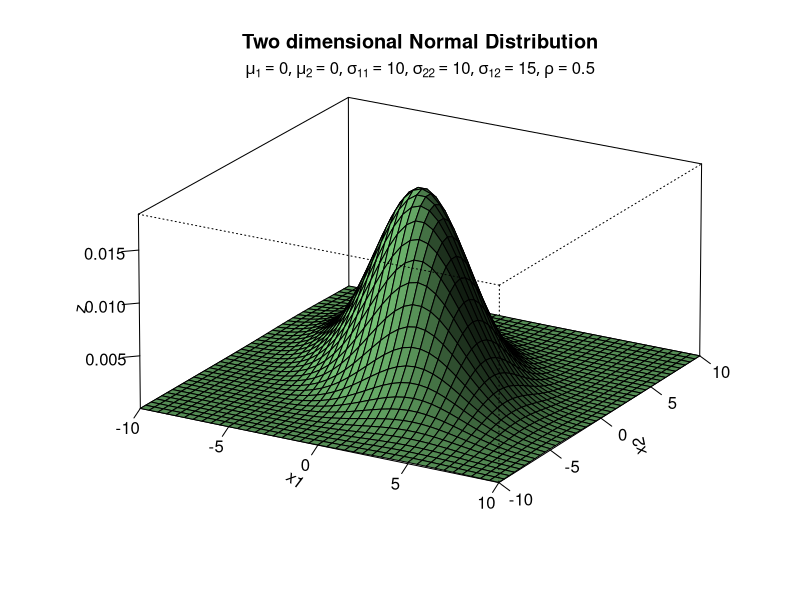

Here is the R script that generated this plot:
## ---- chunk 1
nNrAniInPed <- 8
nIdxFirstAniWithData <- 4
dfWwg <- data.frame(Kalb = c(nIdxFirstAniWithData:nNrAniInPed),
                    Geschlecht = c("M","F","F","M","M"),
                    Vater = c(1,3,1,4,3),
                    Mutter = c(NA,2,2,5,6),
                    WWG = c(4.5,2.9,3.9,3.5,5.0))
sigmae2 <- 40
sigmaa2 <- 20
alpha <- sigmae2/sigmaa2
## ---- chunk 2
dfWwgRed <- dfWwg[,c("Kalb","Geschlecht","WWG")]
knitr::kable(dfWwgRed)
## ---- chunk 3
lmWwg <- lm(WWG ~ -1 + Geschlecht, data = dfWwgRed)
summary(lmWwg)
## ---- chunk 4
aovWwg <- aov(WWG ~ -1 + Geschlecht, data = dfWwgRed)
summary(aovWwg)
## ---- chunk 5
dfWwgSire <- dfWwg[, c("Kalb", "Vater", "WWG")]
dfWwgSire[dfWwgSire$Kalb == 7,"Vater"] <- 3
knitr::kable(dfWwgSire)
## ---- chunk 6
aovWwgSire <- aov(formula = WWG ~ Vater, data = dfWwgSire)
summary(aovWwgSire)
## ---- chunk 7
nNrObs <- length(dfWwgSire)
nMeanObs <- mean(dfWwgSire$WWG)
vecWwgSireCorrected <- dfWwgSire$WWG - nMeanObs
nSsqRes <- crossprod(residuals(aovWwgSire))
nResVarEst <- nSsqRes / aovWwgSire$df.residual 
nSsqVater <- crossprod(vecWwgSireCorrected) - nSsqRes
ndfVater <- nNrObs - aovWwgSire$df.residual - 1 ### -1 comes due to intercept in model
nMsqVater <- nSsqVater / ndfVater
nVaterVarEst <- (nMsqVater - nResVarEst)/nNrObs
## ---- chunk 8
### # the following code is copied from http://www.ejwagenmakers.com/misc/Plotting_3d_in_R.pdf
mu1<-0 # setting the expected value of x1
mu2<-0 # setting the expected value of x2
s11<-10 # setting the variance of x1
s12<-15 # setting the covariance between x1 and x2
s22<-10 # setting the variance of x2
rho<-0.5 # setting the correlation coefficient between x1 and x2
x1<-seq(-10,10,length=41) # generating the vector series x1
x2<-x1 # copying x1 to x2

f<-function(x1,x2)
{
  term1<-1/(2*pi*sqrt(s11*s22*(1-rho^2)))
  term2<--1/(2*(1-rho^2))
  term3<-(x1-mu1)^2/s11
  term4<-(x2-mu2)^2/s22
  term5<--2*rho*((x1-mu1)*(x2-mu2))/(sqrt(s11)*sqrt(s22))
  term1*exp(term2*(term3+term4-term5))
} # setting up the function of the multivariate normal density
#
z<-outer(x1,x2,f) # calculating the density values
#
persp(x1, x2, z,
      main="Two dimensional Normal Distribution",
#      sub=expression(italic(f)~(bold(x)) ==
#                      frac(1,2~pi~sqrt(sigma[11]~sigma[22]~(1-rho^2))) ~
#                       phantom(0)^bold(.)~exp~bgroup("{",
#                                                     list(-frac(1,2(1-rho^2)),
#                                                      bgroup("[", frac((x[1]~-~mu[1])^2, sigma[11])~-~2~rho~frac(x[1]~-~mu[1],                                                                                                                                                                                 sqrt(sigma[11]))~ frac(x[2]~-~mu[2],sqrt(sigma[22]))~+~
#                                                      frac((x[2]~-~mu[2])^2, sigma[22]),"]")),"}")),
      col="lightgreen",
      theta=30, phi=20,
      r=50,
      d=0.1,
      expand=0.5,
      ltheta=90, lphi=180,
      shade=0.75,
      ticktype="detailed",
      nticks=5) # produces the 3-D plot
#
mtext(expression(list(mu[1]==0,
                      mu[2]==0,
                      sigma[11]==10,
                      sigma[22]==10,
                      sigma[12]==15,
                      rho==0.5)),
      side=3) # adding a text line to the graph

